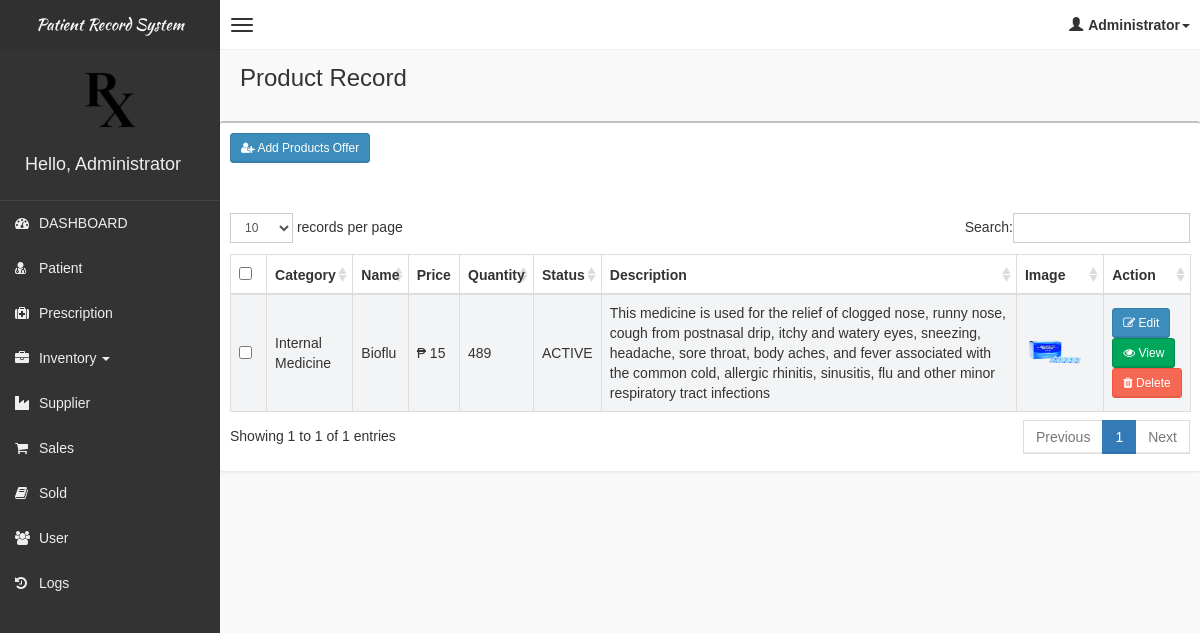
The page /pages/products/products.php (signed in) on the database its author committed.
### tables this page shows
CREATE TABLE `tblproduct` (
  `id` int NOT NULL,
  `name` varchar(100) NOT NULL,
  `price` float NOT NULL,
  `qty` int NOT NULL DEFAULT '1',
  `status` varchar(100) NOT NULL DEFAULT 'ACTIVE',
  `description` text NOT NULL,
  `image` text NOT NULL,
  `date_created` datetime NOT NULL DEFAULT CURRENT_TIMESTAMP,
  `date_updated` datetime NOT NULL DEFAULT CURRENT_TIMESTAMP,
  `cat_id` int NOT NULL,
  `supplier_id` int DEFAULT NULL
);

CREATE TABLE `tblcategory` (
  `id` int NOT NULL,
  `category` varchar(100) NOT NULL,
  `status` varchar(20) NOT NULL DEFAULT 'ACTIVE'
);

### pages/products/products.php (the view, shortened to what this page needs)
<!DOCTYPE html>
<html>
    <?php
    if(!isset($_SESSION['role']))
    {
        header("Location: ../../login.php");
    }
    else
    {
    include('../head_css.php'); ?>
    <body class="skin-black">
        <?php
        include "../connection.php";
        ?>
        <?php include('../header.php'); ?>
        <div class="wrapper row-offcanvas row-offcanvas-left">
            <?php include('../sidebar-left.php'); ?>
            <aside class="right-side">
                <section class="content-header">
                    <h1>
                        Product Record
                    </h1>
                </section>
                <section class="content">
                    <div class="row">
                            <div class="box">
                                <div class="box-header">
                                <div class="row" style="padding: 10px;">
                                    <div class="col-md-6">
                                        <button class="btn btn-primary btn-sm" data-toggle="modal" data-target="#addModal"><i class="fa fa-user-plus" aria-hidden="true"></i> Add Products Offer</button>
                                    </div>
                                    <div class="col-md-6 text-right">
                                    </div>
                                </div>
                                    <div style="padding:10px;">
                                              </div>
                                </div>
                                <div class="box-body table-responsive">
                                <form method="post">
                                    <table id="table" class="table table-bordered table-striped">
                                        <thead>
                                            <tr>
                                                <th style="width: 20px !important;"><input type="checkbox" name="chk_delete[]" class="cbxMain" onchange="checkMain(this)"/></th>
                                                <th>Category</th>
                                                <th>Name</th>
                                                <th>Price</th>
                                                <th>Quantity</th>
                                                <th>Status</th>
                                                <th>Description</th>
                                                <th>Image</th>
                                                <th style="width: 40px !important;">Action</th>
                                            </tr>
                                        </thead>
                                        <tbody>
                                            <?php
                                           $squery = mysqli_query($con, "SELECT p.id, p.name, p.price, p.qty, p.status AS pstatus, p.description, p.image, p.cat_id, p.date_created, p.date_updated, c.category FROM tblproduct AS p INNER JOIN tblcategory AS c ON c.id = p.cat_id WHERE p.status = 'ACTIVE' OR p.status = 'INACTIVE'");
                                           while($row = mysqli_fetch_array($squery))
                                            {
                                                echo '
                                                <tr>
                                                    <td><input type="checkbox" name="chk_delete[]" class="chk_delete" value="'.$row['id'].'" /></td>
                                                    <td>'.$row['category'].'</td>
                                                    <td>'.$row['name'].'</td>
                                                    <td>₱ '.$row['price'].'</td>
                                                    <td>'.$row['qty'].'</td>
                                                    <td>'.$row['pstatus'].'</td>
                                                    <td>'.$row['description'].'</td>
                                                    <td style="width:70px;"><image src="../../assets/img/'.basename($row['image']).'" style="width:60px;height:60px;"/></td>
                                                    <td class="d-flex justify-content-between">
                                                        <button class="btn btn-primary btn-sm" data-target="#editModal'.$row['id'].'" data-toggle="modal">
                                                            <i class="fa fa-pencil-square-o" aria-hidden="true"></i> Edit
                                                        </button>
                                                        <button class="btn btn-success btn-sm" data-target="#viewModal'.$row['id'].'" data-toggle="modal">
                                                            <i class="fa fa-eye" aria-hidden="true"></i> View
                                                        </button>
                                                        <button class="btn btn-danger btn-sm" data-toggle="modal" data-target="#archivedModal'.$row['id'].'">
                                                            <i class="fa fa-trash" aria-hidden="true"></i> Delete
                                                        </button>
                                                    </td>
                                                    </tr>
                                                ';
                                            }
                                            ?>
                                        </tbody>
                                    </table>
                                    </form>
                                </div>
                            </div>
                    </div>
                </section>
            </aside>
        </div>
        <?php }
        include "../footer.php"; ?>
    </body>
</html>

### css/AdminLTE.css (style rules this page uses)
html, body { overflow-x: hidden!important; font-family: 'Source Sans Pro', sans-serif; -webkit-font-smoothing: antialiased; min-height: 100%; background: #f9f9f9; }
.wrapper { min-height: 100%; }
.wrapper:before, .wrapper:after { display: table; content: " "; }
.wrapper:after { clear: both; }
.right-side, .left-side { min-height: 100%; display: block; }
.right-side { background-color: #f9f9f9; margin-left: 220px; }
.content { padding: 20px 15px; background: #f9f9f9; }
h1, h2, h3, h4, h5, h6, .h1, .h2, .h3, .h4, .h5, .h6 { font-family: 'Source Sans Pro', sans-serif; }
img { max-width: 100%important; }
.table-striped > tbody > tr:nth-child(odd) > td, .table-striped > tbody > tr:nth-child(odd) > th { background-color: #f3f4f5; }
.right-side > .content-header { position: relative; padding: 15px 15px 10px 20px; }
.right-side > .content-header > h1 { margin: 0; font-size: 24px; }
.box { position: relative; background: #ffffff; border-top: 2px solid #c1c1c1; margin-bottom: 20px; -webkit-border-radius: 3px; -moz-border-radius: 3px; border-radius: 3px; width: 100%; box-shadow: 0px 1px 3px rgba(0, 0, 0, 0.1); }
.box .box-header { position: relative; -webkit-border-top-left-radius: 3px; -webkit-border-top-right-radius: 3px; -webkit-border-bottom-right-radius: 0; -webkit-border-bottom-left-radius: 0; -moz-border-radius-topleft: 3px; -moz-border-radius-topright: 3px; -moz-border-radius-bottomright: 0; -moz-border-radius-bottomleft: 0; border-top-left-radius: 3px; border-top-right-radius: 3px; border-bottom-right-radius: 0; border-bottom-left-radius: 0; border-bottom: 0px solid #f4f4f4; color: #444; padding-bottom: 10px; }
.box .box-header:before, .box .box-header:after { display: table; content: " "; }
.box .box-header:after { clear: both; }
.box .box-body { padding: 10px; -webkit-border-top-left-radius: 0; -webkit-border-top-right-radius: 0; -webkit-border-bottom-right-radius: 3px; -webkit-border-bottom-left-radius: 3px; -moz-border-radius-topleft: 0; -moz-border-radius-topright: 0; -moz-border-radius-bottomright: 3px; -moz-border-radius-bottomleft: 3px; border-top-left-radius: 0; border-top-right-radius: 0; border-bottom-right-radius: 3px; border-bottom-left-radius: 3px; }
.box .box-body .table { margin-bottom: 0; }
.btn { font-weight: 500; -webkit-border-radius: 3px; -moz-border-radius: 3px; border-radius: 3px; border: 1px solid transparent; -webkit-box-shadow: inset 0px -2px 0px 0px rgba(0, 0, 0, 0.09); -moz-box-shadow: inset 0px -2px 0px 0px rgba(0, 0, 0, 0.09); box-shadow: inset 0px -1px 0px 0px rgba(0, 0, 0, 0.09); }
.btn.btn-primary { background-color: #3c8dbc; border-color: #367fa9; }
.btn.btn-success { background-color: #00a65a; border-color: #008d4c; }
.btn.btn-danger { background-color: #f56954; border-color: #f4543c; }
.btn.btn-sm { font-size: 12px; }
.skin-black .right-side > .content-header { background: transparent; box-shadow: none; }

### rows shown on the page
tblproduct: tblcategory.category "Internal Medicine", name "Bioflu", price "15", qty "489", status "ACTIVE", description "This medicine is used for the relief of clogged nose, runny nose, cough from postnasal drip, itchy and watery eyes, sneezing, headache, sore throat, body aches, and fever associated with the common cold, allergic rhinitis, sinusitis, flu and other minor respiratory tract infections", image (picture)

### other values the page prints
$_SESSION['role'] "Administrator"
